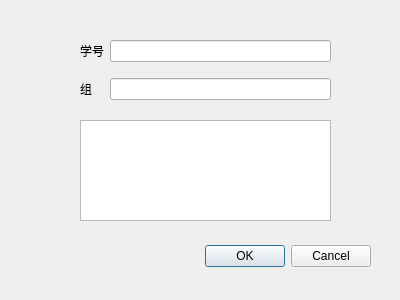
<?xml version="1.0" encoding="UTF-8"?>
<ui version="4.0">
 <class>Dialog</class>
 <widget class="QDialog" name="Dialog">
  <property name="geometry">
   <rect>
    <x>0</x>
    <y>0</y>
    <width>400</width>
    <height>300</height>
   </rect>
  </property>
  <property name="windowTitle">
   <string>查询用户信息</string>
  </property>
  <widget class="QDialogButtonBox" name="buttonBox">
   <property name="geometry">
    <rect>
     <x>30</x>
     <y>240</y>
     <width>341</width>
     <height>32</height>
    </rect>
   </property>
   <property name="orientation">
    <enum>Qt::Horizontal</enum>
   </property>
   <property name="standardButtons">
    <set>QDialogButtonBox::Cancel|QDialogButtonBox::Ok</set>
   </property>
  </widget>
  <widget class="QWidget" name="gridLayoutWidget">
   <property name="geometry">
    <rect>
     <x>80</x>
     <y>30</y>
     <width>251</width>
     <height>81</height>
    </rect>
   </property>
   <layout class="QGridLayout" name="gridLayout">
    <item row="0" column="0">
     <widget class="QLabel" name="label">
      <property name="text">
       <string>学号</string>
      </property>
     </widget>
    </item>
    <item row="1" column="1">
     <widget class="QLineEdit" name="lineEdit_2"/>
    </item>
    <item row="1" column="0">
     <widget class="QLabel" name="label_2">
      <property name="text">
       <string>组</string>
      </property>
     </widget>
    </item>
    <item row="0" column="1">
     <widget class="QLineEdit" name="lineEdit"/>
    </item>
   </layout>
  </widget>
  <widget class="QTextBrowser" name="textBrowser">
   <property name="geometry">
    <rect>
     <x>80</x>
     <y>120</y>
     <width>251</width>
     <height>101</height>
    </rect>
   </property>
  </widget>
 </widget>
 <resources/>
 <connections>
  <connection>
   <sender>buttonBox</sender>
   <signal>accepted()</signal>
   <receiver>Dialog</receiver>
   <slot>accept()</slot>
   <hints>
    <hint type="sourcelabel">
     <x>248</x>
     <y>254</y>
    </hint>
    <hint type="destinationlabel">
     <x>157</x>
     <y>274</y>
    </hint>
   </hints>
  </connection>
  <connection>
   <sender>buttonBox</sender>
   <signal>rejected()</signal>
   <receiver>Dialog</receiver>
   <slot>reject()</slot>
   <hints>
    <hint type="sourcelabel">
     <x>316</x>
     <y>260</y>
    </hint>
    <hint type="destinationlabel">
     <x>286</x>
     <y>274</y>
    </hint>
   </hints>
  </connection>
 </connections>
</ui>
